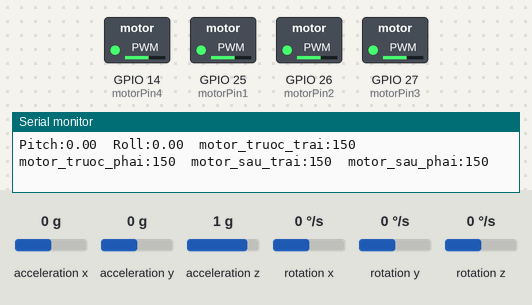
Simulated run of this sketch. Board: ESP32. On the bench: switched loads named in the sketch (green lamp = pin HIGH), the last lines printed to the serial monitor. The inputs (shaded band) are chosen by the test bench; at power-on: acceleration x 0 g, acceleration y 0 g, acceleration z 1 g, rotation x 0 °/s, rotation y 0 °/s, rotation z 0 °/s.

Above: at 1.8 s.
1.9 s: acceleration x set to -1.4 g
At 2.6 s:
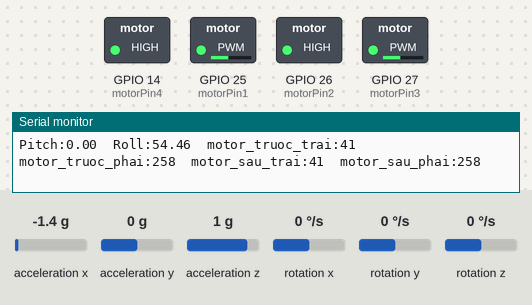
3.4 s: acceleration y set to -1.4 g
At 4.4 s:
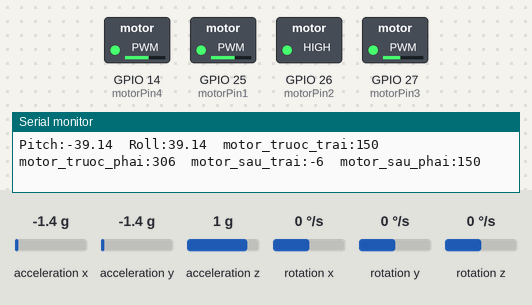
4.9 s: acceleration x set to -0.8 g
At 5.3 s:
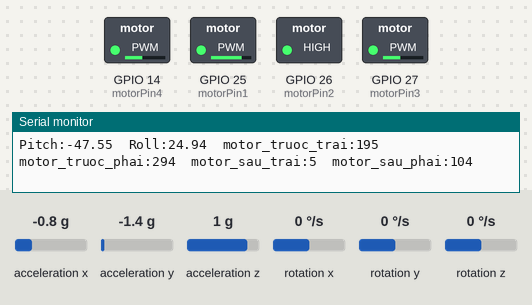
6.4 s: acceleration z set to -1.4 g
At 7.0 s:
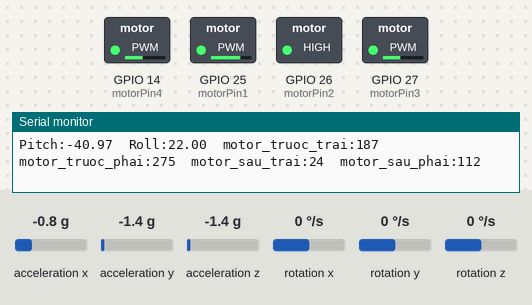
7.9 s: acceleration y set to 0.8 g
At 9.0 s:
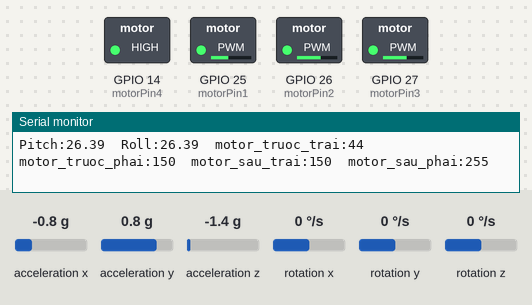
9.4 s: acceleration x set to 0 g
At 9.8 s:
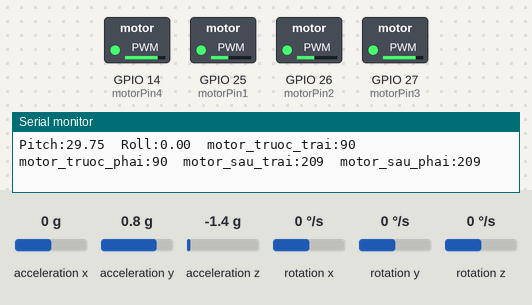
Timing chart, 0 to 11.9 s (numbered marks = the images above; inputs shaded):
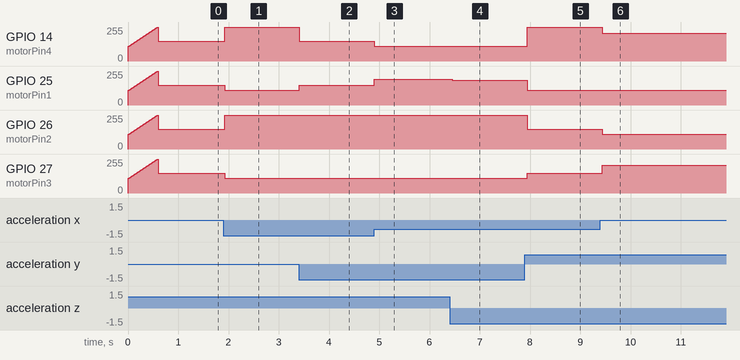

The sketch:

dk_motor_dn.ino
```cpp
#include <Wire.h>
#include <MPU6050.h>

MPU6050 mpu;
int motorPin1 = 25, motorPin2 = 26, motorPin3 = 27, motorPin4 = 14;

float ax, ay, az, pitch, roll;
int basePWM = 150;  // Tốc độ trung bình
int minPWM = 110, maxPWM = 255;

void setup() {
  Serial.begin(115200);
  Wire.begin();
  mpu.initialize();

  if (!mpu.testConnection()) {
    Serial.println("❌ MPU6050 không kết nối!");
    while (1);
  }
  Serial.println("✅ MPU6050 đã kết nối!");

  // Cấu hình PWM cho động cơ
  ledcSetup(0, 1000, 8);
  ledcSetup(1, 1000, 8);
  ledcSetup(2, 1000, 8);
  ledcSetup(3, 1000, 8);

  ledcAttachPin(motorPin1, 0);
  ledcAttachPin(motorPin2, 1);
  ledcAttachPin(motorPin3, 2);
  ledcAttachPin(motorPin4, 3);

  calibrateMotors();
  setMotorsPWM(basePWM, basePWM, basePWM, basePWM);
}

void loop() {
  updateMPU();

  // 🚀 Điều chỉnh tốc độ động cơ để giữ cân bằng
  int correctionFactor = 2; // Điều chỉnh độ nhạy
  int motor_truoc_trai = basePWM - (roll + pitch) * correctionFactor;
  int motor_truoc_phai = basePWM + (roll - pitch) * correctionFactor;
  int motor_sau_trai = basePWM - (roll - pitch) * correctionFactor;
  int motor_sau_phai = basePWM + (roll + pitch) * correctionFactor;

  setMotorsPWM(motor_truoc_trai, motor_truoc_phai, motor_sau_trai, motor_sau_phai);

  // 📊 Xuất dữ liệu lên Serial Plotter với label tiếng Việt
  Serial.print("Pitch:"); Serial.print(pitch);
  Serial.print("\tRoll:"); Serial.print(roll);
  Serial.print("\tmotor_truoc_trai:"); Serial.print(motor_truoc_trai);
  Serial.print("\tmotor_truoc_phai:"); Serial.print(motor_truoc_phai);
  Serial.print("\tmotor_sau_trai:"); Serial.print(motor_sau_trai);
  Serial.print("\tmotor_sau_phai:"); Serial.println(motor_sau_phai); // Xuống dòng

  delay(50);
}

// 🔧 Hiệu chỉnh động cơ ban đầu
void calibrateMotors() {
  for (int pwm = minPWM; pwm <= maxPWM; pwm += 5) {
    setMotorsPWM(pwm, pwm, pwm, pwm);
    delay(20);
  }
}

// ⚙️ Điều chỉnh tốc độ 4 động cơ
void setMotorsPWM(int pwm1, int pwm2, int pwm3, int pwm4) {
  pwm1 = constrain(pwm1, minPWM, maxPWM);
  pwm2 = constrain(pwm2, minPWM, maxPWM);
  pwm3 = constrain(pwm3, minPWM, maxPWM);
  pwm4 = constrain(pwm4, minPWM, maxPWM);

  ledcWrite(0, pwm1);
  ledcWrite(1, pwm2);
  ledcWrite(2, pwm3);
  ledcWrite(3, pwm4);
}

// 📡 Cập nhật giá trị từ MPU6050
void updateMPU() {
  int16_t ax_raw, ay_raw, az_raw;
  mpu.getAcceleration(&ax_raw, &ay_raw, &az_raw);
  ax = ax_raw / 16384.0;
  ay = ay_raw / 16384.0;
  az = az_raw / 16384.0;

  pitch = atan2(ay, sqrt(ax * ax + az * az)) * 180.0 / PI;
  roll = atan2(-ax, sqrt(ay * ay + az * az)) * 180.0 / PI;
}
```

Measured:
- after the input at 1.9 s, GPIO 14 (motorPin4), GPIO 26 (motorPin2): 149/255 → 255/255 at once; GPIO 25 (motorPin1), GPIO 27 (motorPin3): 149/255 → 110/255 at once
- after the input at 3.4 s, GPIO 14 (motorPin4): 255/255 → 149/255 at once; GPIO 25 (motorPin1): 110/255 → 149/255 at once
- after the input at 4.9 s, GPIO 14 (motorPin4): 149/255 → 110/255 at once; GPIO 25 (motorPin1): 149/255 → 194/255 at once
- after the input at 6.4 s, GPIO 14 (motorPin4): 110/255 → 112/255 after 0.05 s; GPIO 25 (motorPin1): 194/255 → 186/255 after 0.05 s
- after the input at 7.9 s, GPIO 14 (motorPin4): 112/255 → 255/255 at once; GPIO 25 (motorPin1): 186/255 → 110/255 at once; GPIO 26 (motorPin2): 255/255 → 149/255 at once; GPIO 27 (motorPin3): 110/255 → 149/255 at once
- after the input at 9.4 s, GPIO 14 (motorPin4): 255/255 → 208/255 at once; GPIO 26 (motorPin2): 149/255 → 110/255 at once; GPIO 27 (motorPin3): 149/255 → 208/255 at once
